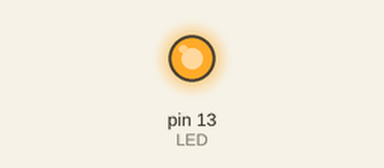
This sketch was run on a simulated Arduino Uno, built with avr-gcc and run on an emulated ATmega328P. Parts: output pins drawn as LEDs (lit = HIGH). What the sketch prints to the serial monitor is not drawn.

Above: at 0.1 s.
Timing chart, 0 to 1.6 s (numbered marks = the images above):
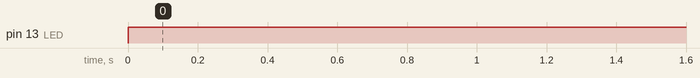

Measured:
- by itself, pin 13 (LED): LOW → HIGH at 0.00 s

The sketch:

arduino_serial_send.ino
```cpp
int LED = 13;
String sendstr = "arduino";

void setup() {
  Serial.begin(9600);
  pinMode(LED, OUTPUT);
    // シリアル通信機能の設定
  Serial.begin(4800, SERIAL_8O1, 26, 32);
 // Serial.println("Start writeing.");
}

void loop() {
  digitalWrite(LED, LOW);
      Serial.write("a");
  for (int i = 0; i < sendstr.length(); i++) {

  }
  // Serial.write(0);
  digitalWrite(LED, HIGH);
  delay(2000);
}
```
